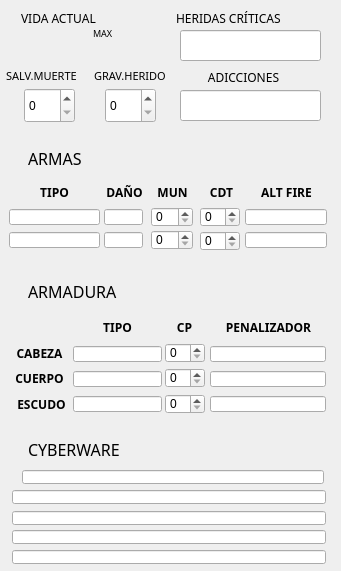
         <widget class="QWidget" name="widget_4" native="true">
          <property name="geometry">
           <rect>
            <x>380</x>
            <y>100</y>
            <width>341</width>
            <height>571</height>
           </rect>
          </property>
          <widget class="QLineEdit" name="Armadura3pn_lineEdit">
           <property name="geometry">
            <rect>
             <x>210</x>
             <y>396</y>
             <width>116</width>
             <height>16</height>
            </rect>
           </property>
          </widget>
          <widget class="QLineEdit" name="ciber_lineEdit_3">
           <property name="geometry">
            <rect>
             <x>12</x>
             <y>511</y>
             <width>314</width>
             <height>14</height>
            </rect>
           </property>
           <property name="styleSheet">
            <string notr="true">font: 7.5pt;</string>
           </property>
          </widget>
          <widget class="QLabel" name="label_69">
           <property name="geometry">
            <rect>
             <x>93</x>
             <y>23</y>
             <width>21</width>
             <height>20</height>
            </rect>
           </property>
           <property name="font">
            <font>
             <family>OCR A</family>
             <pointsize>7</pointsize>
             <italic>false</italic>
             <bold>false</bold>
             <underline>false</underline>
            </font>
           </property>
           <property name="styleSheet">
            <string notr="true">background-color: transparent;
font-weight: bold;
font:7pt;
</string>
           </property>
           <property name="text">
            <string>MAX</string>
           </property>
           <property name="alignment">
            <set>Qt::AlignmentFlag::AlignLeading|Qt::AlignmentFlag::AlignLeft|Qt::AlignmentFlag::AlignVCenter</set>
           </property>
          </widget>
          <widget class="QLabel" name="label_70">
           <property name="geometry">
            <rect>
             <x>176</x>
             <y>8</y>
             <width>151</width>
             <height>20</height>
            </rect>
           </property>
           <property name="font">
            <font>
             <family>OCR A</family>
             <pointsize>9</pointsize>
             <italic>false</italic>
             <bold>false</bold>
             <underline>false</underline>
            </font>
           </property>
           <property name="styleSheet">
            <string notr="true">background-color: transparent;
font-weight: bold;
font:8.7pt;
</string>
           </property>
           <property name="text">
            <string>HERIDAS CRÍTICAS</string>
           </property>
           <property name="alignment">
            <set>Qt::AlignmentFlag::AlignLeading|Qt::AlignmentFlag::AlignLeft|Qt::AlignmentFlag::AlignVCenter</set>
           </property>
          </widget>
          <widget class="QLineEdit" name="Arma1_lineEdit">
           <property name="geometry">
            <rect>
             <x>9</x>
             <y>209</y>
             <width>91</width>
             <height>16</height>
            </rect>
           </property>
          </widget>
          <widget class="QLabel" name="label_71">
           <property name="geometry">
            <rect>
             <x>10</x>
             <y>394</y>
             <width>63</width>
             <height>20</height>
            </rect>
           </property>
           <property name="font">
            <font>
             <family>OCR A</family>
             <pointsize>9</pointsize>
             <italic>false</italic>
             <bold>true</bold>
             <underline>false</underline>
            </font>
           </property>
           <property name="styleSheet">
            <string notr="true">background-color: transparent;
font-weight: bold;</string>
           </property>
           <property name="text">
            <string>ESCUDO</string>
           </property>
           <property name="alignment">
            <set>Qt::AlignmentFlag::AlignCenter</set>
           </property>
          </widget>
          <widget class="QSpinBox" name="cdt2_spinBox">
           <property name="geometry">
            <rect>
             <x>200</x>
             <y>231</y>
             <width>40</width>
             <height>20</height>
            </rect>
           </property>
          </widget>
          <widget class="QLineEdit" name="Armadura1pn_lineEdit">
           <property name="geometry">
            <rect>
             <x>210</x>
             <y>346</y>
             <width>116</width>
             <height>16</height>
            </rect>
           </property>
          </widget>
          <widget class="QLabel" name="label_72">
           <property name="geometry">
            <rect>
             <x>8</x>
             <y>343</y>
             <width>63</width>
             <height>20</height>
            </rect>
           </property>
           <property name="font">
            <font>
             <family>OCR A</family>
             <pointsize>9</pointsize>
             <italic>false</italic>
             <bold>true</bold>
             <underline>false</underline>
            </font>
           </property>
           <property name="styleSheet">
            <string notr="true">background-color: transparent;
font-weight: bold;</string>
           </property>
           <property name="text">
            <string>CABEZA</string>
           </property>
           <property name="alignment">
            <set>Qt::AlignmentFlag::AlignCenter</set>
           </property>
          </widget>
          <widget class="QLineEdit" name="Armadura2_lineEdit">
           <property name="geometry">
            <rect>
             <x>73</x>
             <y>371</y>
             <width>89</width>
             <height>16</height>
            </rect>
           </property>
          </widget>
          <widget class="QLabel" name="label_73">
           <property name="geometry">
            <rect>
             <x>94</x>
             <y>66</y>
             <width>91</width>
             <height>20</height>
            </rect>
           </property>
           <property name="font">
            <font>
             <family>OCR A</family>
             <pointsize>8</pointsize>
             <italic>false</italic>
             <bold>false</bold>
             <underline>false</underline>
            </font>
           </property>
           <property name="styleSheet">
            <string notr="true">background-color: transparent;
font-weight: bold;
font:8.2pt;
</string>
           </property>
           <property name="text">
            <string>GRAV.HERIDO</string>
           </property>
           <property name="alignment">
            <set>Qt::AlignmentFlag::AlignLeading|Qt::AlignmentFlag::AlignLeft|Qt::AlignmentFlag::AlignVCenter</set>
           </property>
          </widget>
          <widget class="QLabel" name="label_74">
           <property name="geometry">
            <rect>
             <x>178</x>
             <y>67</y>
             <width>131</width>
             <height>20</height>
            </rect>
           </property>
           <property name="font">
            <font>
             <family>OCR A</family>
             <pointsize>9</pointsize>
             <italic>false</italic>
             <bold>false</bold>
             <underline>false</underline>
            </font>
           </property>
           <property name="styleSheet">
            <string notr="true">background-color: transparent;
font-weight: bold;
font:8.7pt;
</string>
           </property>
           <property name="text">
            <string>ADICCIONES</string>
           </property>
           <property name="alignment">
            <set>Qt::AlignmentFlag::AlignCenter</set>
           </property>
          </widget>
          <widget class="QLabel" name="label_75">
           <property name="geometry">
            <rect>
             <x>141</x>
             <y>182</y>
             <width>63</width>
             <height>20</height>
            </rect>
           </property>
           <property name="font">
            <font>
             <family>OCR A</family>
             <pointsize>9</pointsize>
             <italic>false</italic>
             <bold>true</bold>
             <underline>false</underline>
            </font>
           </property>
           <property name="styleSheet">
            <string notr="true">background-color: transparent;
font-weight: bold;</string>
           </property>
           <property name="text">
            <string>MUN</string>
           </property>
           <property name="alignment">
            <set>Qt::AlignmentFlag::AlignCenter</set>
           </property>
          </widget>
          <widget class="QLabel" name="label_76">
           <property name="geometry">
            <rect>
             <x>86</x>
             <y>317</y>
             <width>63</width>
             <height>20</height>
            </rect>
           </property>
           <property name="font">
            <font>
             <family>OCR A</family>
             <pointsize>9</pointsize>
             <italic>false</italic>
             <bold>true</bold>
             <underline>false</underline>
            </font>
           </property>
           <property name="styleSheet">
            <string notr="true">background-color: transparent;
font-weight: bold;</string>
           </property>
           <property name="text">
            <string>TIPO</string>
           </property>
           <property name="alignment">
            <set>Qt::AlignmentFlag::AlignCenter</set>
           </property>
          </widget>
          <widget class="QSpinBox" name="heridas_spinBox">
           <property name="geometry">
            <rect>
             <x>105</x>
             <y>88</y>
             <width>51</width>
             <height>35</height>
            </rect>
           </property>
          </widget>
          <widget class="QSpinBox" name="svMuerte_spinBox">
           <property name="geometry">
            <rect>
             <x>24</x>
             <y>88</y>
             <width>51</width>
             <height>35</height>
            </rect>
           </property>
          </widget>
          <widget class="QSpinBox" name="cdt1_spinBox">
           <property name="geometry">
            <rect>
             <x>200</x>
             <y>207</y>
             <width>40</width>
             <height>20</height>
            </rect>
           </property>
          </widget>
          <widget class="QLabel" name="vidaActual_label_2">
           <property name="geometry">
            <rect>
             <x>103</x>
             <y>39</y>
             <width>51</width>
             <height>20</height>
            </rect>
           </property>
           <property name="styleSheet">
            <string notr="true">font: 12pt;</string>
           </property>
           <property name="text">
            <string/>
           </property>
           <property name="alignment">
            <set>Qt::AlignmentFlag::AlignRight|Qt::AlignmentFlag::AlignTrailing|Qt::AlignmentFlag::AlignVCenter</set>
           </property>
          </widget>
          <widget class="QLineEdit" name="Armadura1_lineEdit">
           <property name="geometry">
            <rect>
             <x>73</x>
             <y>346</y>
             <width>89</width>
             <height>16</height>
            </rect>
           </property>
          </widget>
          <widget class="QLabel" name="label_77">
           <property name="geometry">
            <rect>
             <x>28</x>
             <y>148</y>
             <width>171</width>
             <height>20</height>
            </rect>
           </property>
           <property name="font">
            <font>
             <family>OCR A</family>
             <pointsize>12</pointsize>
             <italic>false</italic>
             <bold>false</bold>
             <underline>false</underline>
            </font>
           </property>
           <property name="styleSheet">
            <string notr="true">background-color: transparent;
font-weight: bold;
font: 12pt;
</string>
           </property>
           <property name="text">
            <string>ARMAS</string>
           </property>
           <property name="alignment">
            <set>Qt::AlignmentFlag::AlignLeading|Qt::AlignmentFlag::AlignLeft|Qt::AlignmentFlag::AlignVCenter</set>
           </property>
          </widget>
          <widget class="QLabel" name="label_78">
           <property name="geometry">
            <rect>
             <x>6</x>
             <y>66</y>
             <width>91</width>
             <height>20</height>
            </rect>
           </property>
           <property name="font">
            <font>
             <family>OCR A</family>
             <pointsize>8</pointsize>
             <italic>false</italic>
             <bold>false</bold>
             <underline>false</underline>
            </font>
           </property>
           <property name="styleSheet">
            <string notr="true">background-color: transparent;
font-weight: bold;
font:8.3pt;
</string>
           </property>
           <property name="text">
            <string>SALV.MUERTE</string>
           </property>
           <property name="alignment">
            <set>Qt::AlignmentFlag::AlignLeading|Qt::AlignmentFlag::AlignLeft|Qt::AlignmentFlag::AlignVCenter</set>
           </property>
          </widget>
          <widget class="QLabel" name="label_79">
           <property name="geometry">
            <rect>
             <x>23</x>
             <y>182</y>
             <width>63</width>
             <height>20</height>
            </rect>
           </property>
           <property name="font">
            <font>
             <family>OCR A</family>
             <pointsize>9</pointsize>
             <italic>false</italic>
             <bold>true</bold>
             <underline>false</underline>
            </font>
           </property>
           <property name="styleSheet">
            <string notr="true">background-color: transparent;
font-weight: bold;</string>
           </property>
           <property name="text">
            <string>TIPO</string>
           </property>
           <property name="alignment">
            <set>Qt::AlignmentFlag::AlignCenter</set>
           </property>
          </widget>
          <widget class="QLineEdit" name="Arma2d_lineEdit">
           <property name="geometry">
            <rect>
             <x>104</x>
             <y>232</y>
             <width>39</width>
             <height>16</height>
            </rect>
           </property>
          </widget>
          <widget class="QLineEdit" name="ciber_lineEdit_5">
           <property name="geometry">
            <rect>
             <x>12</x>
             <y>550</y>
             <width>314</width>
             <height>14</height>
            </rect>
           </property>
           <property name="styleSheet">
            <string notr="true">font: 7.5pt;</string>
           </property>
          </widget>
          <widget class="QLineEdit" name="Armadura2pn_lineEdit">
           <property name="geometry">
            <rect>
             <x>210</x>
             <y>371</y>
             <width>116</width>
             <height>16</height>
            </rect>
           </property>
          </widget>
          <widget class="QSpinBox" name="munic2_spinBox">
           <property name="geometry">
            <rect>
             <x>151</x>
             <y>230</y>
             <width>42</width>
             <height>20</height>
            </rect>
           </property>
          </widget>
          <widget class="QSpinBox" name="cp1_spinBox">
           <property name="geometry">
            <rect>
             <x>165</x>
             <y>343</y>
             <width>40</width>
             <height>20</height>
            </rect>
           </property>
          </widget>
          <widget class="QLabel" name="vidaActual_label">
           <property name="geometry">
            <rect>
             <x>22</x>
             <y>39</y>
             <width>51</width>
             <height>20</height>
            </rect>
           </property>
           <property name="styleSheet">
            <string notr="true">font: 12pt;</string>
           </property>
           <property name="text">
            <string/>
           </property>
           <property name="alignment">
            <set>Qt::AlignmentFlag::AlignRight|Qt::AlignmentFlag::AlignTrailing|Qt::AlignmentFlag::AlignVCenter</set>
           </property>
          </widget>
          <widget class="QLineEdit" name="ciber_lineEdit_2">
           <property name="geometry">
            <rect>
             <x>12</x>
             <y>490</y>
             <width>314</width>
             <height>14</height>
            </rect>
           </property>
           <property name="styleSheet">
            <string notr="true">font: 7.5pt;</string>
           </property>
          </widget>
          <widget class="QLabel" name="label_80">
           <property name="geometry">
            <rect>
             <x>21</x>
             <y>8</y>
             <width>131</width>
             <height>20</height>
            </rect>
           </property>
           <property name="font">
            <font>
             <family>OCR A</family>
             <pointsize>9</pointsize>
             <italic>false</italic>
             <bold>false</bold>
             <underline>false</underline>
            </font>
           </property>
           <property name="styleSheet">
            <string notr="true">background-color: transparent;
font-weight: bold;
font:8.7pt;
</string>
           </property>
           <property name="text">
            <string>VIDA ACTUAL</string>
           </property>
           <property name="alignment">
            <set>Qt::AlignmentFlag::AlignLeading|Qt::AlignmentFlag::AlignLeft|Qt::AlignmentFlag::AlignVCenter</set>
           </property>
          </widget>
          <widget class="QLabel" name="label_81">
           <property name="geometry">
            <rect>
             <x>246</x>
             <y>182</y>
             <width>81</width>
             <height>20</height>
            </rect>
           </property>
           <property name="font">
            <font>
             <family>OCR A</family>
             <pointsize>9</pointsize>
             <italic>false</italic>
             <bold>true</bold>
             <underline>false</underline>
            </font>
           </property>
           <property name="styleSheet">
            <string notr="true">background-color: transparent;
font-weight: bold;</string>
           </property>
           <property name="text">
            <string>ALT FIRE</string>
           </property>
           <property name="alignment">
            <set>Qt::AlignmentFlag::AlignCenter</set>
           </property>
          </widget>
          <widget class="QLabel" name="label_82">
           <property name="geometry">
            <rect>
             <x>153</x>
             <y>317</y>
             <width>63</width>
             <height>20</height>
            </rect>
           </property>
           <property name="font">
            <font>
             <family>OCR A</family>
             <pointsize>9</pointsize>
             <italic>false</italic>
             <bold>true</bold>
             <underline>false</underline>
            </font>
           </property>
           <property name="styleSheet">
            <string notr="true">background-color: transparent;
font-weight: bold;</string>
           </property>
           <property name="text">
            <string>CP</string>
           </property>
           <property name="alignment">
            <set>Qt::AlignmentFlag::AlignCenter</set>
           </property>
          </widget>
          <widget class="QSpinBox" name="munic1_spinBox">
           <property name="geometry">
            <rect>
             <x>151</x>
             <y>207</y>
             <width>42</width>
             <height>20</height>
            </rect>
           </property>
          </widget>
          <widget class="QLineEdit" name="Armadura3_lineEdit">
           <property name="geometry">
            <rect>
             <x>73</x>
             <y>396</y>
             <width>89</width>
             <height>16</height>
            </rect>
           </property>
          </widget>
          <widget class="QLabel" name="label_83">
           <property name="geometry">
            <rect>
             <x>190</x>
             <y>182</y>
             <width>63</width>
             <height>20</height>
            </rect>
           </property>
           <property name="font">
            <font>
             <family>OCR A</family>
             <pointsize>9</pointsize>
             <italic>false</italic>
             <bold>true</bold>
             <underline>false</underline>
            </font>
           </property>
           <property name="styleSheet">
            <string notr="true">background-color: transparent;
font-weight: bold;</string>
           </property>
           <property name="text">
            <string>CDT</string>
           </property>
           <property name="alignment">
            <set>Qt::AlignmentFlag::AlignCenter</set>
           </property>
          </widget>
          <widget class="QSpinBox" name="cp2_spinBox">
           <property name="geometry">
            <rect>
             <x>165</x>
             <y>368</y>
             <width>40</width>
             <height>20</height>
            </rect>
           </property>
          </widget>
          <widget class="QLineEdit" name="Alt2_lineEdit">
           <property name="geometry">
            <rect>
             <x>245</x>
             <y>232</y>
             <width>82</width>
             <height>16</height>
            </rect>
           </property>
          </widget>
          <widget class="QLineEdit" name="Arma1d_lineEdit">
           <property name="geometry">
            <rect>
             <x>104</x>
             <y>209</y>
             <width>39</width>
             <height>16</height>
            </rect>
           </property>
          </widget>
          <widget class="QLabel" name="label_84">
           <property name="geometry">
            <rect>
             <x>28</x>
             <y>439</y>
             <width>171</width>
             <height>20</height>
            </rect>
           </property>
           <property name="font">
            <font>
             <family>OCR A</family>
             <pointsize>12</pointsize>
             <italic>false</italic>
             <bold>false</bold>
             <underline>false</underline>
            </font>
           </property>
           <property name="styleSheet">
            <string notr="true">background-color: transparent;
font-weight: bold;
font: 12pt;
</string>
           </property>
           <property name="text">
            <string>CYBERWARE</string>
           </property>
           <property name="alignment">
            <set>Qt::AlignmentFlag::AlignLeading|Qt::AlignmentFlag::AlignLeft|Qt::AlignmentFlag::AlignVCenter</set>
           </property>
          </widget>
          <widget class="QLineEdit" name="Alt1_lineEdit">
           <property name="geometry">
            <rect>
             <x>245</x>
             <y>209</y>
             <width>82</width>
             <height>16</height>
            </rect>
           </property>
          </widget>
          <widget class="QLabel" name="label_85">
           <property name="geometry">
            <rect>
             <x>28</x>
             <y>281</y>
             <width>101</width>
             <height>20</height>
            </rect>
           </property>
           <property name="font">
            <font>
             <family>OCR A</family>
             <pointsize>12</pointsize>
             <italic>false</italic>
             <bold>false</bold>
             <underline>false</underline>
            </font>
           </property>
           <property name="styleSheet">
            <string notr="true">background-color: transparent;
font-weight: bold;
font: 12pt;
</string>
           </property>
           <property name="text">
            <string>ARMADURA</string>
           </property>
           <property name="alignment">
            <set>Qt::AlignmentFlag::AlignLeading|Qt::AlignmentFlag::AlignLeft|Qt::AlignmentFlag::AlignVCenter</set>
           </property>
          </widget>
          <widget class="QLineEdit" name="ciber_lineEdit">
           <property name="geometry">
            <rect>
             <x>22</x>
             <y>470</y>
             <width>302</width>
             <height>14</height>
            </rect>
           </property>
           <property name="styleSheet">
            <string notr="true">font: 7.5pt;</string>
           </property>
          </widget>
          <widget class="QLineEdit" name="Arma2_lineEdit">
           <property name="geometry">
            <rect>
             <x>9</x>
             <y>232</y>
             <width>91</width>
             <height>16</height>
            </rect>
           </property>
          </widget>
          <widget class="QLabel" name="label_86">
           <property name="geometry">
            <rect>
             <x>8</x>
             <y>368</y>
             <width>63</width>
             <height>20</height>
            </rect>
           </property>
           <property name="font">
            <font>
             <family>OCR A</family>
             <pointsize>9</pointsize>
             <italic>false</italic>
             <bold>true</bold>
             <underline>false</underline>
            </font>
           </property>
           <property name="styleSheet">
            <string notr="true">background-color: transparent;
font-weight: bold;</string>
           </property>
           <property name="text">
            <string>CUERPO</string>
           </property>
           <property name="alignment">
            <set>Qt::AlignmentFlag::AlignCenter</set>
           </property>
          </widget>
          <widget class="QSpinBox" name="cp3_spinBox">
           <property name="geometry">
            <rect>
             <x>165</x>
             <y>394</y>
             <width>40</width>
             <height>20</height>
            </rect>
           </property>
          </widget>
          <widget class="QLabel" name="label_87">
           <property name="geometry">
            <rect>
             <x>93</x>
             <y>182</y>
             <width>63</width>
             <height>20</height>
            </rect>
           </property>
           <property name="font">
            <font>
             <family>OCR A</family>
             <pointsize>9</pointsize>
             <italic>false</italic>
             <bold>true</bold>
             <underline>false</underline>
            </font>
           </property>
           <property name="styleSheet">
            <string notr="true">background-color: transparent;
font-weight: bold;</string>
           </property>
           <property name="text">
            <string>DAÑO</string>
           </property>
           <property name="alignment">
            <set>Qt::AlignmentFlag::AlignCenter</set>
           </property>
          </widget>
          <widget class="QLineEdit" name="ciber_lineEdit_4">
           <property name="geometry">
            <rect>
             <x>12</x>
             <y>530</y>
             <width>314</width>
             <height>14</height>
            </rect>
           </property>
           <property name="styleSheet">
            <string notr="true">font: 7.5pt;</string>
           </property>
          </widget>
          <widget class="QLabel" name="label_88">
           <property name="geometry">
            <rect>
             <x>213</x>
             <y>317</y>
             <width>111</width>
             <height>20</height>
            </rect>
           </property>
           <property name="font">
            <font>
             <family>OCR A</family>
             <pointsize>9</pointsize>
             <italic>false</italic>
             <bold>true</bold>
             <underline>false</underline>
            </font>
           </property>
           <property name="styleSheet">
            <string notr="true">background-color: transparent;
font-weight: bold;</string>
           </property>
           <property name="text">
            <string>PENALIZADOR</string>
           </property>
           <property name="alignment">
            <set>Qt::AlignmentFlag::AlignCenter</set>
           </property>
          </widget>
          <widget class="QLineEdit" name="Adicc_lineedit">
           <property name="geometry">
            <rect>
             <x>180</x>
             <y>90</y>
             <width>141</width>
             <height>31</height>
            </rect>
           </property>
          </widget>
          <widget class="QLineEdit" name="herCrit_lineedit">
           <property name="geometry">
            <rect>
             <x>180</x>
             <y>30</y>
             <width>141</width>
             <height>31</height>
            </rect>
           </property>
          </widget>
         </widget>
